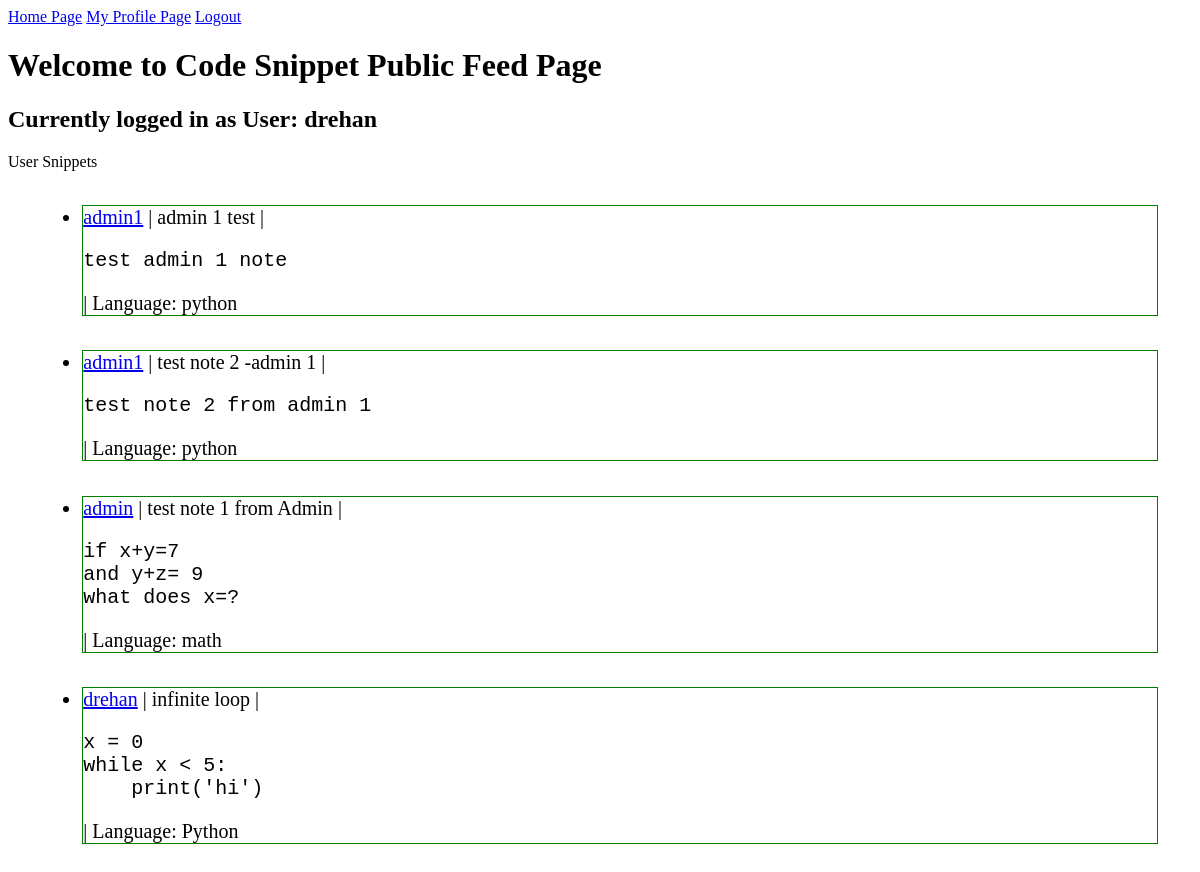
The page /user/feed/ (signed in) on the database as committed earlier.
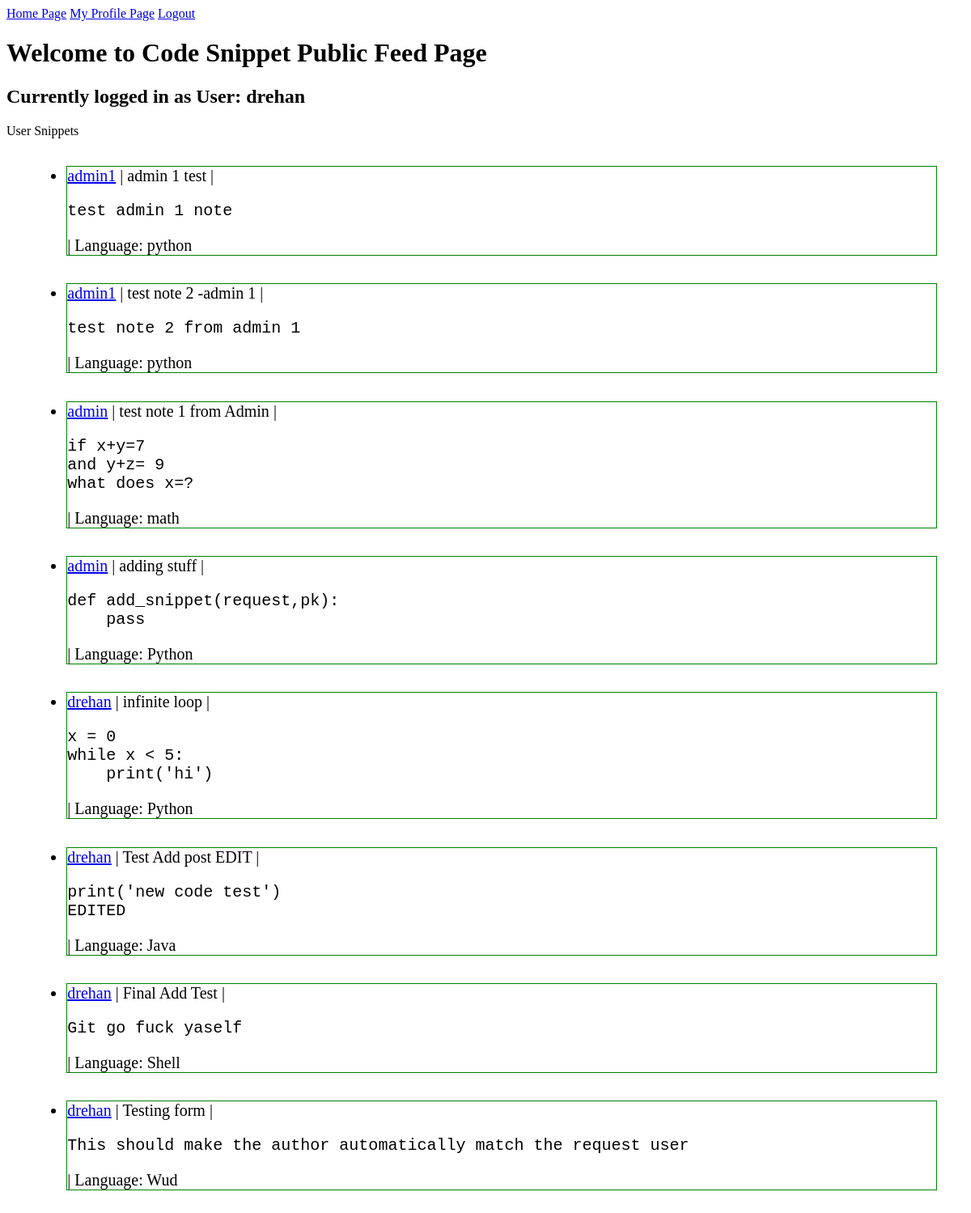
The same page on the database as committed later.
### core/models.py (models this page shows, shortened)
class User(AbstractUser):
    pass

class Snippet(models.Model):
    title = models.CharField(max_length=50)
    author = models.ForeignKey(User, on_delete=models.CASCADE, related_name='snippets')
    code = models.TextField()
    language = models.CharField(max_length=20)

### core/views.py (the view)
# urls.py: path('user/feed/', views.feed, name='feed'),
@login_required
def feed(request):
    users = User.objects.all()
    return render(request, 'public_feed.html', {'users': users})

### templates/public_feed.html
{% extends 'base.html' %}
{% block content %}
<header class="header">
    <a href="/user/feed">Home Page</a>
    <a href="{% url 'user_profile' pk=user.pk %}">My Profile Page</a>
    <a href="/accounts/logout">Logout</a>
</header>
<h1>Welcome to Code Snippet Public Feed Page</h1>
<h2>Currently logged in as User: {{ user }}</h2>
<div class="snippets">User Snippets
    <ul>
        {% for snippet in user.snippets.all %}
        <li><a href="{% url 'user_profile' pk=snippet.author.pk %}">{{snippet.author}}</a> | {{snippet.title}} | <pre><code>{{snippet.code}}</code></pre> | Language: {{snippet.language}}
        </li>
        {% endfor %}
    </ul>
{% endblock %}

### templates/base.html (shortened to what this page needs)
{% load static %}
<!DOCTYPE html>
<html lang="en">
<head>
    <link rel="stylesheet" href= "{% static 'base.css' %}">
</head>
<body>
    {% block content %}
    {% endblock content %}
</body>
</html>

### static/base.css (style rules this page uses)
.snippets li { border: 1px solid green; margin: 3%; font-size: 20px; }

Rows that differ between the two databases and show on the page:
added Snippet: author "admin", title "adding stuff", code "def add_snippet(request,pk): pass", language "Python", shown under User (number 3 of 3 on the later page)
added Snippet: author "drehan", title "Test Add post EDIT", code "print('new code test') EDITED", language "Java", shown under User "drehan"
added Snippet: author "drehan", title "Final Add Test", code "Git go fuck yaself", language "Shell", shown under User "drehan"
added Snippet: author "drehan", title "Testing form", code "This should make the author automatically match the request user", language "Wud", shown under User "drehan"
